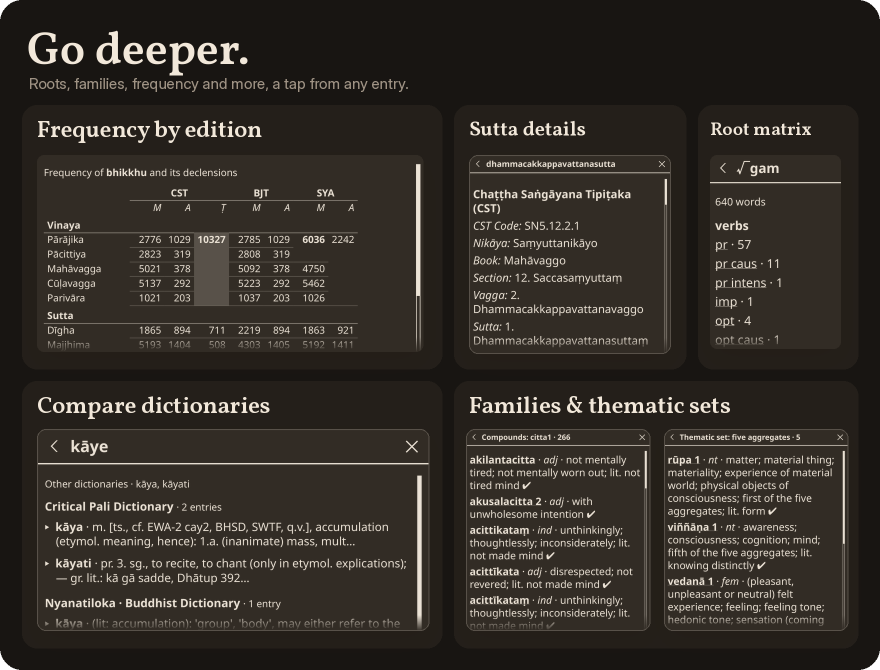
#> input picture docs/images/deeper-dark.png, 1760 x 1340 px (shown at 1/2 size)
$ python -i readme_screenshots.py   (imports and definitions only)
#> lines starting #> are read from the running program, lines starting #| are printed output that depends on the picture
#!/usr/bin/env python3
"""Regenerate the README images (docs/images/hero.png, find.png, deeper.png and
their -dark versions) and the repository's social preview card
(docs/images/social-preview.png) from desktop KOReader.

Needs Pillow and the macOS KOReader app (or --koreader pointing at another
desktop build's koreader directory). The capture script names headword ids
from DPD v0.4.20260926, and the crops below fit that data; check both after a
database update.
"""
import argparse
import os
import pathlib
import shutil
import subprocess
import sys
import tempfile
import types
import urllib.request
import zipfile

from PIL import Image, ImageDraw, ImageFilter, ImageFont

ROOT = pathlib.Path(__file__).resolve().parents[1]
FONTS = {  # OFL, from Google Fonts. Inter covers Pāḷi, ṁ, √ and arrows; Vollkorn the headings.
    "Inter.ttf": "https://github.com/google/fonts/raw/main/ofl/inter/Inter%5Bopsz,wght%5D.ttf",
    "Vollkorn.ttf": "https://github.com/google/fonts/raw/main/ofl/vollkorn/Vollkorn%5Bwght%5D.ttf",
}
HEADING = ("Vollkorn.ttf", lambda size: [600])  # semibold; lining figures are set when drawn
WIDTH = 1760  # 2x the README column on GitHub

# A short Pāḷi passage holding every word the capture looks up.
PASSAGE = [
    "<h2>Paṭiccasamuppāda</h2>",
    "<p>Evaṃ me sutaṃ — ekaṃ samayaṃ bhagavā sāvatthiyaṃ viharati jetavane anāthapiṇḍikassa ārāme. "
    "Tatra kho bhagavā bhikkhū āmantesi — “bhikkhavo”ti. “Bhadante”ti te bhikkhū bhagavato "
    "paccassosuṃ. Bhagavā etadavoca —</p>",
    "<p>“Paṭiccasamuppādaṃ vo, bhikkhave, desessāmi. Taṃ suṇātha, sādhukaṃ manasi karotha, "
    "bhāsissāmī”ti. “Evaṃ, bhante”ti kho te bhikkhū bhagavato paccassosuṃ.</p>",
    "<p>Avijjāpaccayā, bhikkhave, saṅkhārā; saṅkhārapaccayā viññāṇaṃ; viññāṇapaccayā nāmarūpaṃ; "
    "nāmarūpapaccayā saḷāyatanaṃ; saḷāyatanapaccayā phasso; phassapaccayā vedanā; vedanāpaccayā "
    "taṇhā; taṇhāpaccayā upādānaṃ; upādānapaccayā bhavo; bhavapaccayā jāti; jātipaccayā jarāmaraṇaṃ "
    "sokaparidevadukkhadomanassupāyāsā sambhavanti. Evametassa kevalassa dukkhakkhandhassa "
    "samudayo hoti.</p>",
    "<p>Te bhikkhū sīlasamādhipaññāvimuttivimuttiñāṇadassanasampannā. Idaṃ garubhaṇḍaṃ avissajjiyaṃ, idaṃ "
    "vissajjiyavebhaṅgiyaṃ. Tassa gehe suvaṇṇavalayanūpurādisaṅghaṭṭanasaddasammissita "
    "gītavāditasaddo hoti; so pana dhammaṃ suṇāti.</p>",
    "<p>Ekāyano ayaṃ, bhikkhave, maggo sattānaṃ visuddhiyā, sokaparidevānaṃ samatikkamāya, "
    "dukkhadomanassānaṃ atthaṅgamāya, ñāyassa adhigamāya, nibbānassa sacchikiriyāya, yadidaṃ "
    "cattāro satipaṭṭhānā. Idha, bhikkhave, bhikkhu kāye kāyānupassī viharati ātāpī sampajāno "
    "satimā, vineyya loke abhijjhādomanassaṃ; dhammesu dhammānupassī viharati. So gacchati, "
    "dhammaṃ suṇāti, cittaṃ bhāveti.</p>",
    "<p>Te bhikkhū saṃmantayitvā indakhile aṭṭhaṃsu.</p>",
]

# [9 lines left out: function write_book, not called in this run]


# Both profiles use the Paperwhite's 1264x1680 screen at 300 dpi. Larger
# popup type keeps the slim tiles legible after scaling the full-width popup.
PROFILES = {"paperwhite": 1264, "large-type": 1264}


# [35 lines left out: functions capture, popup, not called in this run]


# Palette: warm paper, saffron accent; the screenshots themselves stay grey.
BG, TILE = (247, 241, 231, 255), (238, 228, 212, 255)
INK, MUTED = (43, 33, 24, 255), (107, 93, 79, 255)
ACCENT, ACCENT_DARK, TAN = (217, 115, 26, 255), (154, 82, 15, 255), (255, 228, 200, 255)
WHITE = (255, 255, 255, 255)
MARGIN, PAD = 88, 28


def night(card, ink):
    """KOReader's night mode as a warm tone map: paper becomes card, ink cream."""
#> further down, picture is the input picture: PIL image 1760x1340 P; mean R, G, B, A 50.4, 45.2, 39.2, 254.8
    lut = [round(card[c] + (ink[c] - card[c]) * (255 - v) / 255) for c in range(3) for v in range(256)]

    # [5 lines left out: function apply, not called in this run]
    return apply


# Each image is written once per theme; README.md picks one with <picture>.
# Dark tones the screenshots like night mode and turns saffron to ember.
THEMES = {
    "": types.SimpleNamespace(
        bg=BG, tile=TILE, ink=INK, muted=MUTED, label=ACCENT_DARK,
        accent=ACCENT, on_accent=WHITE, accent_note=TAN, screen=None,
        # Device shell fill and outline, face fill and outline, inner edge.
        device=((22, 23, 24), (65, 65, 64), (44, 45, 44), (110, 111, 107), (25, 26, 26))),
    "-dark": types.SimpleNamespace(
        bg=(24, 21, 18, 255), tile=(36, 31, 26, 255), ink=(242, 232, 218, 255),
        muted=(160, 147, 132, 255), label=(240, 160, 80, 255),
        accent=(112, 58, 22, 255), on_accent=(252, 222, 186, 255), accent_note=(206, 160, 118, 255),
        screen=night((50, 44, 37), (236, 227, 214)),
        device=((14, 12, 11), (58, 52, 46), (66, 60, 54), (128, 119, 108), (30, 27, 24))),
}

class Fonts:
    # [20 lines left out: functions __init__, get, title, not called in this run]

    def text(self, size, weight=450):
        return self.get("Inter.ttf", size, [min(max(size, 14), 32), weight])  # opsz, wght


def cap_height(face):
    return -face.getbbox("H", anchor="ls")[1]


class Canvas:
    # [40 lines left out: functions __init__, shadow, tile, place, heading, not called in this run]

    def text(self, xy, text, size, color, weight=450, spacing=8):
        self.draw.multiline_text(xy, text, font=self.fonts.text(size, weight), fill=color, spacing=spacing)

    # [10 lines left out: function save, not called in this run]


def scaled(im, k):
    return im.resize((round(im.width * k), round(im.height * k)), Image.LANCZOS)


# [9 lines left out: function rounded, not called in this run]


def faded(im, px=90):
    """Fade the bottom of a cut card into white."""
#> called with px = 90
    im = im.convert("RGBA")
    ramp = Image.linear_gradient("L").resize((im.width, px))
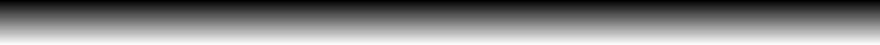
#> ramp: PIL image 1760x90 L (shown at 1/2 size); min 1, max 254, mean 127.5
    part = im.crop((0, im.height - px, im.width, im.height))
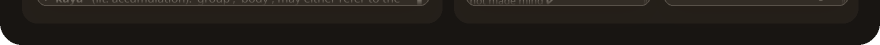
#> part: PIL image 1760x90 RGBA (shown at 1/2 size); mean R, G, B, A 32.6, 28.3, 23.8, 253.6; transparent parts drawn white
    im.paste(Image.composite(Image.new("RGBA", (im.width, px), WHITE), part, ramp), (0, im.height - px))
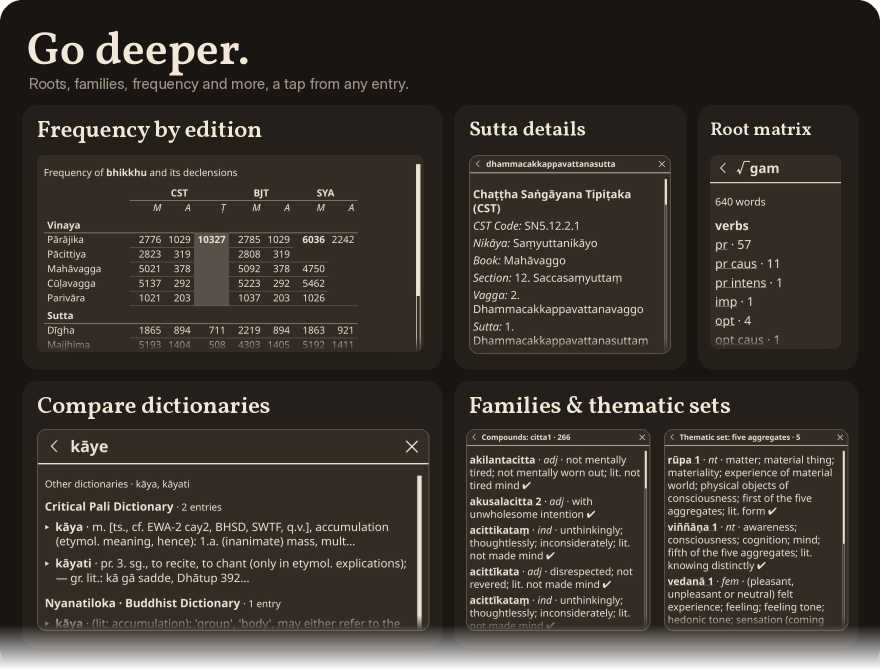
#> im: PIL image 1760x1340 RGBA (shown at 1/2 size); mean R, G, B, A 58, 52.9, 47.1, 254.9; transparent parts drawn white
    return im


# [256 lines left out: functions card, dimensional_device, hero, find, deeper, social and 1 more, not called in this run]


# [2 lines not run here, left out]

>>> from PIL import Image
>>> picture = Image.open('../docs/images/deeper-dark.png')
>>> result = faded(picture)
